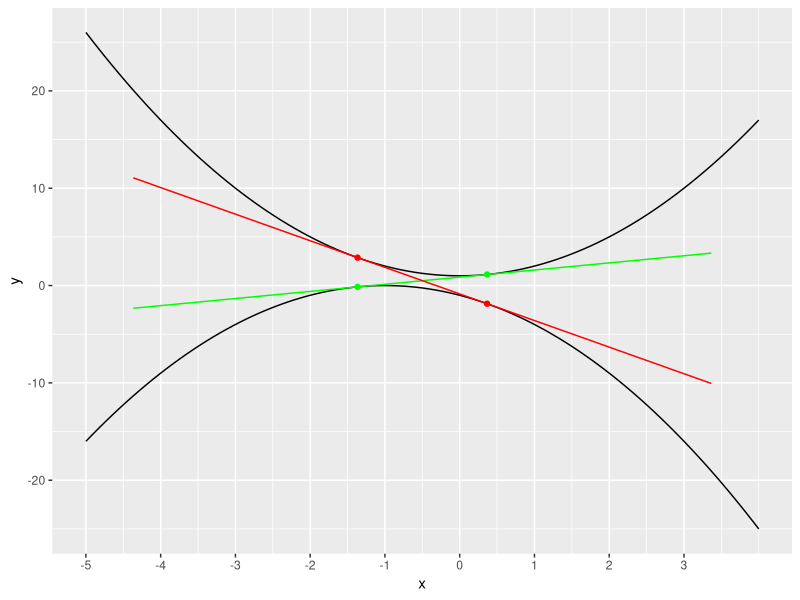
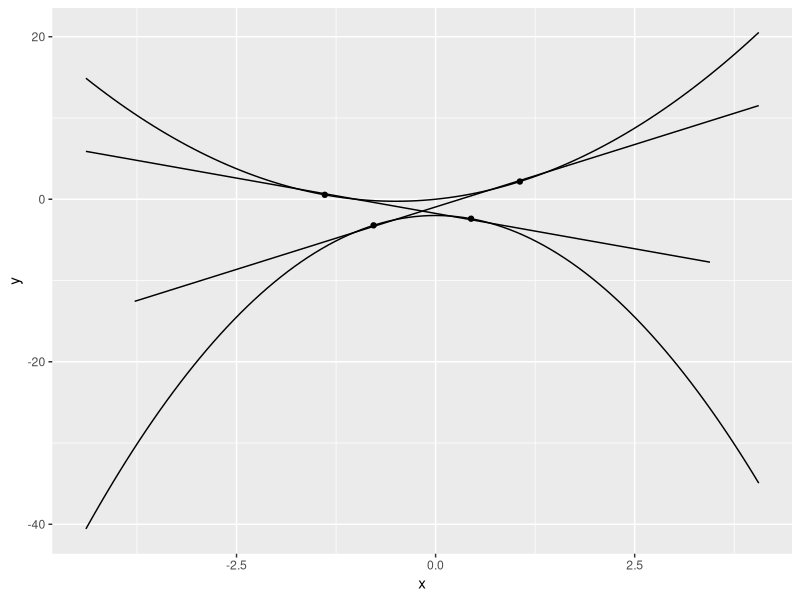

Write R code to recreate these figures, in order.
## ---- chunk 1
knitr::opts_chunk$set(echo = TRUE)
library(ggplot2)
## ---- chunk 2
f <- function(x) x^2 + 1
fp <- function(x) 2*x
g <- function(x) -x^2 - 2*x - 1
gp <- function(x) -2*x - 2
p <- ggplot(data = data.frame(x = 0), mapping = aes(x = x)) +
  scale_x_continuous(breaks = seq(-5, 3), limits = c(-5, 4))

# produced by parabs.py, sympy
pts1 <- data.frame(x=c(-sqrt(3)/2 - 1/2, -1/2 + sqrt(3)/2), y=c(-(-sqrt(3)/2 - 1/2)**2 + sqrt(3), (-1/2 + sqrt(3)/2)**2 + 1))
line1 <- data.frame(x = c(-7/2 - sqrt(3)/2, sqrt(3)/2 + 5/2), y = c(-2*sqrt(3) - (-sqrt(3)/2 - 1/2)**2 + 3, -2 + (-1/2 + sqrt(3)/2)**2 + 3*sqrt(3)))
pts2 <- data.frame(x=c(-sqrt(3)/2 - 1/2, -1/2 + sqrt(3)/2), y=c(1 + (-sqrt(3)/2 - 1/2)**2, -sqrt(3) - (-1/2 + sqrt(3)/2)**2))
line2 <- data.frame(x = c(-7/2 - sqrt(3)/2, sqrt(3)/2 + 5/2), y = c((-sqrt(3)/2 - 1/2)**2 + 4 + 3*sqrt(3), -4*sqrt(3) - 3 - (-1/2 + sqrt(3)/2)**2))

p + stat_function(fun=f) + stat_function(fun=g) +
  geom_point(data=pts1, aes(x=x, y=y), color="green") +
  geom_line(data=line1, aes(x=x, y=y), color="green") +
  geom_point(data=pts2, aes(x=x, y=y), color="red") +
  geom_line(data=line2, aes(x=x, y=y), color="red")

## ---- chunk 3
f <- function(x) x^2 + x
fp <- function(x) 2*x + 1
g <- function(x) -2*x^2 - 2
gp <- function(x) -4*x
p <- ggplot(data = data.frame(x = 0), mapping = aes(x = x))
delta <- 3

x1 <- -1/6 + sqrt(3/2)
x2 <- -(2*x1 + 1)/4
pts1 <- data.frame(x = c(x1, x2), y = c(f(x1), g(x2)))
m <- fp(x1)
line1 <- data.frame(x = c(x2 - delta, x1 + delta), y = c(g(x2) - m * delta, f(x1) + m * delta))

x1 <- -1/6 - sqrt(3/2)
x2 <- -(2*x1 + 1)/4
pts2 <- data.frame(x = c(x2, x1), y = c(g(x2), f(x1)))
m <- fp(x1)
line2 <- data.frame(x = c(x1 - delta, x2 + delta), y = c(f(x1) - m * delta, g(x2) + m * delta))

p + stat_function(fun=f) + stat_function(fun=g) +
  geom_line(data=line1, aes(x=x, y=y)) +
  geom_line(data=line2, aes(x=x, y=y)) +
  geom_point(data=pts1, aes(x=x, y=y)) +
  geom_point(data=pts2, aes(x=x, y=y))

